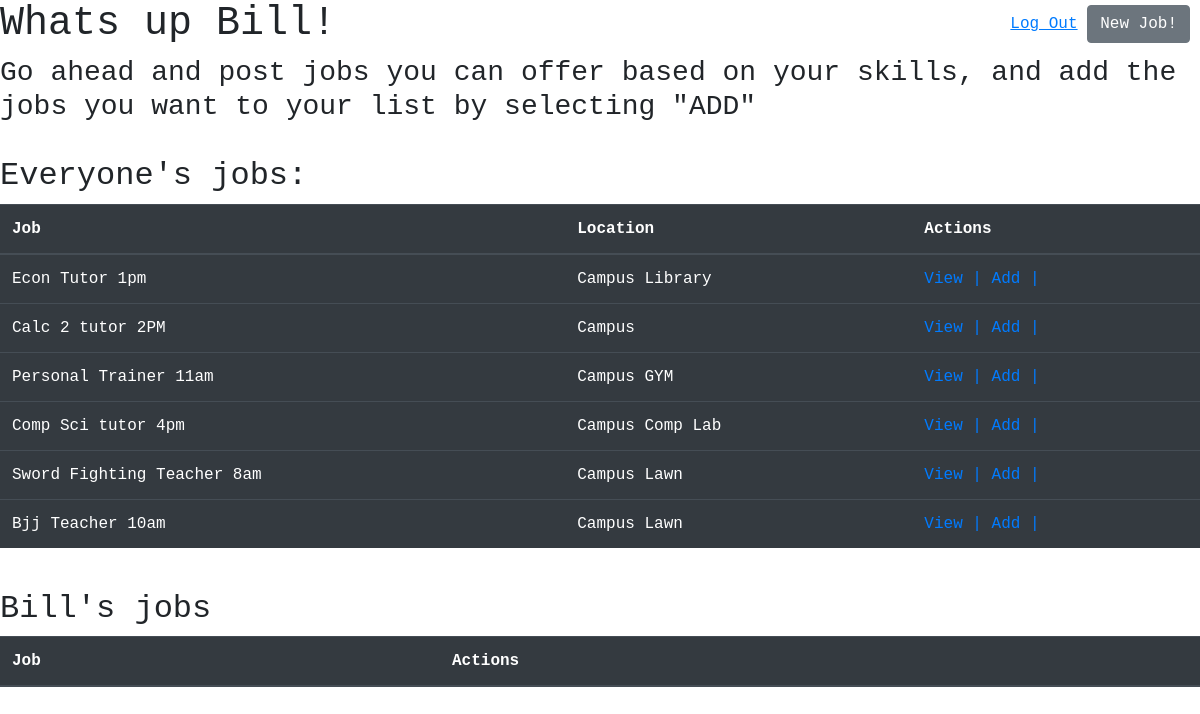
Page /dashboard (signed in) on the committed database.
### job_app/models.py (models this page shows)
class User(models.Model):
    first_name = models.CharField(max_length=45)
    last_name = models.CharField(max_length=45)
    email = models.EmailField(unique=True)
    password = models.CharField(max_length=255)
    objects = UserManager()

class Jobs(models.Model):
    title = models.CharField(max_length=255)
    description = models.CharField(max_length=255)
    location = models.CharField(max_length=255)
    creator = models.ForeignKey(User, related_name="created_by", on_delete=models.CASCADE)
    current_employee = models.ForeignKey(User, related_name="selected_jobs", on_delete=models.CASCADE, null=True)
    created_at = models.DateField(auto_now_add=True)
    objects = JobsManager()

### job_app/views.py (the view)
# urls.py: path('dashboard', views.dashboard_page),
def dashboard_page(request):
    if 'user_id' not in request.session:
        return redirect('/')
    user = User.objects.get(id=request.session['user_id'])
    jobs = Jobs.objects.filter(~Q(current_employee=user))
    context = {
        'user': user,
        'jobs': jobs,
    }
    return render(request, 'dashboard.html', context)

### job_app/templates/dashboard.html (shortened to what this page needs)
<!DOCTYPE html>
<html lang="en">
  <head>
    <link
      href="https://stackpath.bootstrapcdn.com/bootstrap/4.5.0/css/bootstrap.min.css"
      rel="stylesheet"
    />
    {% load static %}
    <link rel="stylesheet" href="{% static 'css/style.css' %}" />
  </head>
  <body>
    <h1>Whats up {{ user.first_name }}!</h1>
    <h3>Go ahead and post jobs you can offer based on your skills, and add the jobs you want to your list by selecting "ADD"</h3>
    <section>
      <div class="top-right">
        <a href="/logout"><u>Log Out</u></a>
        <a href="/create" class="btn btn-secondary">New Job!</a>
      </div>
    </section>
    <h2>Everyone's jobs:</h2>
    <div id="home">
      <table class="table table-dark">
        <thead>
          <tr>
            <th>Job</th>
            <th>Location</th>
            <th>Actions</th>
          </tr>
        </thead>
        <tbody>
          {% for job in jobs %}
          <tr>
            <td>{{job.title}}</td>
            <td>{{job.location}}</td>
            <td>
              <a href="/jobs/{{ job.id }}">View |</a>
              <a href="/jobs/add/{{ job.id }}">Add |</a>
            </td>
          </tr>
          {% endfor %}
        </tbody>
      </table>
    </div>
    <section>
      <h2>{{user.first_name}}'s jobs</h2>
      <table class="table table-dark">
        <thead>
          <tr>
            <th>Job</th>
            <th>Actions</th>
          </tr>
        </thead>
      </table>
    </section>
  </body>
</html>

### job_app/static/style.css (style rules this page uses)
* { font-family: 'Hermit', monospace; }
.top-right { position:fixed; right:10px; top:5px; }
section { width: 50%; margin: 0 2em; display: inline; }

### rows in the picture
User: first_name "Bill"
Jobs: title "Econ Tutor 1pm", location "Campus Library"
Jobs: title "Calc 2 tutor 2PM", location "Campus"
Jobs: title "Personal Trainer 11am", location "Campus GYM"
Jobs: title "Comp Sci tutor 4pm", location "Campus Comp Lab"
Jobs: title "Sword Fighting Teacher 8am", location "Campus Lawn"
Jobs: title "Bjj Teacher 10am", location "Campus Lawn"
